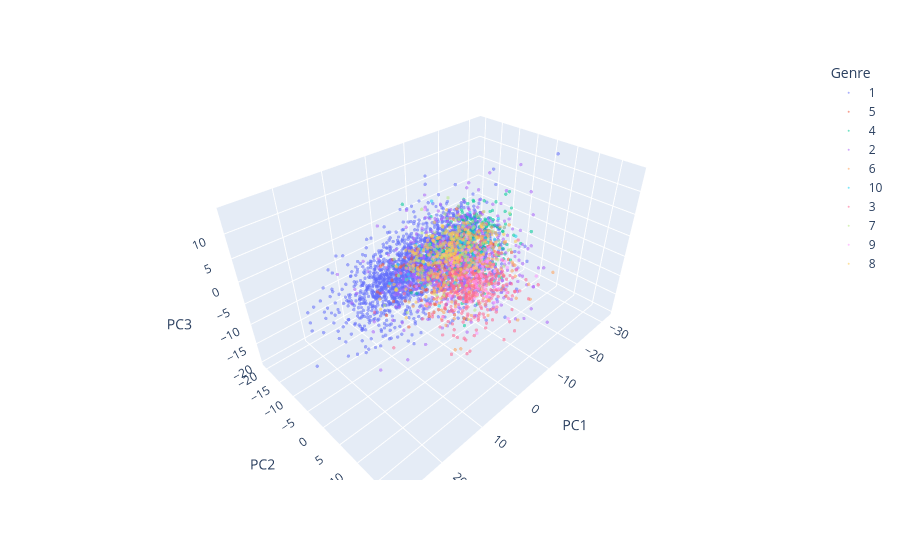

This figure's notebook cell:
### Markdown cell above
## 3D Principal Component Analysis (PCA)

To further investigate the structure of the dataset, the standardized audio features are projected onto the first three principal components. Compared to the 2D projection, the additional third component preserves more of the original variance and provides a more informative visualization of the high-dimensional feature space.

Unlike the static 2D plot, the 3D visualization can be rotated and explored interactively, making it easier to observe the spatial distribution of different music genres.

### Explained Variance

| Principal Component | Explained Variance |
|--------------------|-------------------:|
| PC1 | 26.72% |
| PC2 | 10.20% |
| PC3 | 5.41% |
| **Total** | **42.32%** |

### Interpretation

The first three principal components preserve **42.32%** of the total variance, representing a noticeable improvement over the 2D projection. However, the visualization still shows substantial overlap between most genre classes, indicating that the decision boundaries are distributed across higher dimensions rather than being clearly separable in three-dimensional space.

This observation suggests that dimensionality reduction is valuable for understanding the data structure, but the complete feature set is likely to contain additional information that is important for accurate music genre classification.

### Code cell
X_scaled = StandardScaler().fit_transform(X)

pca = PCA(n_components=3)
X_pca = pca.fit_transform(X_scaled)

pca_df = pd.DataFrame({
    "PC1": X_pca[:,0],
    "PC2": X_pca[:,1],
    "PC3": X_pca[:,2],
    "Genre": y.astype(str)
})

fig = px.scatter_3d(
    pca_df,
    x="PC1",
    y="PC2",
    z="PC3",
    color="Genre",
    opacity=0.55
)

fig.update_traces(marker=dict(size=2))
fig.show()

### Figure 1 — Plotly figure (JSON) as saved in the notebook; plotly's stock layout.template omitted (floating-point values rounded to 4 significant figures; data arrays with more than 128 entries replaced by an {"elided": "..."} marker saying what was removed)
{"data": [{"hovertemplate": "Genre=1<br>PC1=%{x}<br>PC2=%{y}<br>PC3=%{z}<extra></extra>", "legendgroup": "1", "marker": {"color": "#636efa", "opacity": 0.55, "size": 2, "symbol": "circle"}, "mode": "markers", "name": "1", "scene": "scene", "showlegend": true, "type": "scatter3d", "x": {"elided": "2178 float values"}, "y": {"elided": "2178 float values"}, "z": {"elided": "2178 float values"}}, {"hovertemplate": "Genre=5<br>PC1=%{x}<br>PC2=%{y}<br>PC3=%{z}<extra></extra>", "legendgroup": "5", "marker": {"color": "#EF553B", "opacity": 0.55, "size": 2, "symbol": "circle"}, "mode": "markers", "name": "5", "scene": "scene", "showlegend": true, "type": "scatter3d", "x": {"elided": "214 float values"}, "y": {"elided": "214 float values"}, "z": {"elided": "214 float values"}}, {"hovertemplate": "Genre=4<br>PC1=%{x}<br>PC2=%{y}<br>PC3=%{z}<extra></extra>", "legendgroup": "4", "marker": {"color": "#00cc96", "opacity": 0.55, "size": 2, "symbol": "circle"}, "mode": "markers", "name": "4", "scene": "scene", "showlegend": true, "type": "scatter3d", "x": {"elided": "253 float values"}, "y": {"elided": "253 float values"}, "z": {"elided": "253 float values"}}, {"hovertemplate": "Genre=2<br>PC1=%{x}<br>PC2=%{y}<br>PC3=%{z}<extra></extra>", "legendgroup": "2", "marker": {"color": "#ab63fa", "opacity": 0.55, "size": 2, "symbol": "circle"}, "mode": "markers", "name": "2", "scene": "scene", "showlegend": true, "type": "scatter3d", "x": {"elided": "618 float values"}, "y": {"elided": "618 float values"}, "z": {"elided": "618 float values"}}, {"hovertemplate": "Genre=6<br>PC1=%{x}<br>PC2=%{y}<br>PC3=%{z}<extra></extra>", "legendgroup": "6", "marker": {"color": "#FFA15A", "opacity": 0.55, "size": 2, "symbol": "circle"}, "mode": "markers", "name": "6", "scene": "scene", "showlegend": true, "type": "scatter3d", "x": {"elided": "260 float values"}, "y": {"elided": "260 float values"}, "z": {"elided": "260 float values"}}, {"hovertemplate": "Genre=10<br>PC1=%{x}<br>PC2=%{y}<br>PC3=%{z}<extra></extra>", "legendgroup": "10", "marker": {"color": "#19d3f3", "opacity": 0.55, "size": 2, "symbol": "circle"}, "mode": "markers", "name": "10", "scene": "scene", "showlegend": true, "type": "scatter3d", "x": [-7.548, -7.98, -9.642, -4.307, 8.307, 6.066, 0.9741, -5.324, -8.621, -18.32, 2.647, 7.343, -12.15, -7.14, -7.61, -7.697, -2.627, -3.662, -5.33, -5.02, -8.398, -18.85, -4.045, -11.08, -7.063, 5.383, 2.689, 3.965, 5.13, -8.499, 2.69, -6.034, -7.88, -5.081, -9.909, -2.86, 7.88, -9.013, 7.074, -7.782, 6.985, -2.861, -1.111, -6.814, 2.252, 2.859, 7.596, 4.613, -0.4328, -6.155, -14.0, -8.645, 7.486, -5.254, -9.927, -2.729, -13.54, -11.68, 7.323, -5.919, -13.25, -2.097, 0.03461, 1.324, 2.799, -12.31, -2.883, -4.769, -9.645, -16.15, -12.45, -4.788, -4.858, -3.879, 6.968, -12.18, -1.217, 2.437, 2.927, -3.752, 5.686, -10.68, -0.6613, -11.06, -8.731, 5.697], "y": [-2.664, -2.281, -5.437, -4.08, -1.033, 2.752, -0.8306, -2.383, -2.504, 2.778, 0.4986, -1.265, -0.1226, -2.422, -1.353, -0.5967, -1.251, -5.693, 5.778, -8.178, -4.079, -2.46, 6.156, -3.755, -0.4645, 7.479, -2.849, 5.215, -0.6602, 2.913, 0.2397, 2.307, -2.765, 8.409, 1.759, -0.495, -3.491, -1.895, 8.49, -3.573, 9.843, 0.831, 2.875, 8.03, 4.894, 0.07751, -4.011, -3.108, -8.013, 2.138, -4.801, -0.1226, -7.069, -0.577, -4.057, 2.875, 1.141, -2.223, 2.849, 1.043, 0.6498, 6.544, 0.6059, 2.431, 7.976, -1.241, 1.996, 0.03027, -3.209, 1.644, -3.63, 2.885, -2.517, 2.999, -1.924, 0.5294, -2.361, -2.612, -1.499, -5.479, 4.767, -5.084, 6.517, -3.54, 2.725, -1.463], "z": [-0.9703, -0.9123, -3.741, 1.823, 2.43e-05, 0.8497, 3.106, 0.7626, -0.7436, -0.7559, -2.005, -0.3178, 1.444, 0.7583, 0.8889, -1.249, 0.03063, 1.692, -1.184, 8.209, -1.618, 1.075, -0.1913, -3.396, 2.193, 5.241, 2.99, 7.145, 5.868, 3.187, 1.988, 3.545, -1.511, -2.316, -0.6574, 1.396, -0.5977, 3.693, 3.31, -4.012, 4.362, 6.875, 2.305, -2.323, 6.264, 2.209, 1.453, -1.087, 0.4135, -0.2105, -1.177, -1.772, -4.515, 2.191, -2.757, 1.625, -0.1339, -1.813, 0.04044, 4.881, -2.744, 2.633, 2.072, -0.3991, -2.26, -3.789, 4.472, 0.2807, -0.1317, -2.059, 1.041, 0.06976, 0.6155, -0.3242, 0.06851, -0.4049, -6.077, -0.1192, 3.771, -3.414, -4.232, 1.725, 7.404, 5.178, -6.556, 0.9236]}, {"hovertemplate": "Genre=3<br>PC1=%{x}<br>PC2=%{y}<br>PC3=%{z}<extra></extra>", "legendgroup": "3", "marker": {"color": "#FF6692", "opacity": 0.55, "size": 2, "symbol": "circle"}, "mode": "markers", "name": "3", "scene": "scene", "showlegend": true, "type": "scatter3d", "x": {"elided": "326 float values"}, "y": {"elided": "326 float values"}, "z": {"elided": "326 float values"}}, {"hovertemplate": "Genre=7<br>PC1=%{x}<br>PC2=%{y}<br>PC3=%{z}<extra></extra>", "legendgroup": "7", "marker": {"color": "#B6E880", "opacity": 0.55, "size": 2, "symbol": "circle"}, "mode": "markers", "name": "7", "scene": "scene", "showlegend": true, "type": "scatter3d", "x": {"elided": "141 float values"}, "y": {"elided": "141 float values"}, "z": {"elided": "141 float values"}}, {"hovertemplate": "Genre=9<br>PC1=%{x}<br>PC2=%{y}<br>PC3=%{z}<extra></extra>", "legendgroup": "9", "marker": {"color": "#FF97FF", "opacity": 0.55, "size": 2, "symbol": "circle"}, "mode": "markers", "name": "9", "scene": "scene", "showlegend": true, "type": "scatter3d", "x": [-1.961, 3.817, -4.762, -9.363, -2.26, -4.395, -1.101, -2.72, -6.848, -6.528, -1.147, -2.035, -12.0, -8.056, -2.859, -8.451, 2.791, -12.64, -7.742, -9.182, 0.6762, -5.917, -3.174, -4.71, -4.133, -3.991, -9.075, -5.689, -9.414, -8.489, -13.67, -0.5448, -1.67, -5.597, -2.181, -6.19, 3.363, -2.534, -2.923, -3.171, -4.152, -7.33, -2.804, -0.814, -0.1107, -2.46, 4.733, 1.615, -3.817, 8.472, -9.319, -10.73, -5.919, -2.157, -0.4506, -12.22, 8.298, -6.905, -7.359, -3.135, 4.139, -8.63, 2.945, -1.828, 0.05851, -9.402, 0.8126, 4.95, -5.607, -9.649, -8.473, -7.463, -1.246, 1.056, 2.156, -5.702, -0.1645, -11.59, -15.37, -12.95, 11.56, 2.141, -5.702, -6.631, -0.3746, 9.572, -3.999, -7.313, -13.75, 5.339, 3.4, -15.47], "y": [4.838, 5.68, 2.502, 2.236, 7.038, 12.89, 6.896, 4.617, 4.804, 0.5334, 11.82, 11.24, 0.9839, -1.43, -0.3904, 2.822, 5.208, 5.948, 6.269, 3.207, 9.37, 4.654, 6.951, 4.601, 5.847, 2.597, 0.4544, 8.014, 2.832, 2.583, -0.3481, 3.362, -1.62, -2.369, 8.462, 6.237, 4.764, 3.027, 2.034, 4.286, 0.9965, 5.121, 6.013, -1.954, 10.44, 3.998, 6.488, 1.364, 8.043, 11.42, -0.1768, -3.382, 0.4719, 0.01725, 2.055, 5.137, 4.328, 4.291, 3.196, 5.739, 9.249, 4.151, 10.73, 6.215, 2.444, 1.311, 4.85, 2.773, 3.725, 5.996, 0.2996, 3.38, 10.04, 8.157, 10.29, 3.502, 3.449, -0.4147, -1.153, 3.749, 5.451, -1.064, 6.318, -11.99, 4.604, 9.605, -3.809, 2.071, 4.71, 13.68, 4.442, 10.75], "z": [-4.57, -2.492, 2.026, -0.7323, -3.35, -8.47, -1.239, -1.789, -0.5326, -2.05, 0.1871, -4.151, -4.498, 1.334, -0.6916, -4.133, 3.23, -10.71, -2.603, -2.527, -1.958, -1.391, -1.023, 1.211, -1.54, -2.169, -5.197, -0.6387, -9.956, -2.512, -2.842, 0.8516, 3.929, -2.472, -4.28, -7.68, -4.603, -1.599, 0.3295, -0.8746, 1.49, 0.7196, 1.281, -0.7924, -0.1699, -2.042, -1.378, -0.415, -0.5135, 0.4669, -2.022, -3.521, 3.835, -1.044, -1.201, -2.987, -2.559, -5.252, -0.8924, -1.538, -1.537, 0.875, -0.6948, 4.493, 1.66, -2.331, -0.4718, 5.091, -6.455, -7.922, -5.164, -3.739, -1.986, -3.991, 2.477, -5.94, 3.191, -4.205, -3.571, -3.457, 3.726, 0.6577, -7.679, 4.289, -1.057, -1.601, -1.571, -1.917, -5.391, -5.345, -1.339, -5.345]}, {"hovertemplate": "Genre=8<br>PC1=%{x}<br>PC2=%{y}<br>PC3=%{z}<extra></extra>", "legendgroup": "8", "marker": {"color": "#FECB52", "opacity": 0.55, "size": 2, "symbol": "circle"}, "mode": "markers", "name": "8", "scene": "scene", "showlegend": true, "type": "scatter3d", "x": {"elided": "195 float values"}, "y": {"elided": "195 float values"}, "z": {"elided": "195 float values"}}], "layout": {"legend": {"title": {"text": "Genre"}, "tracegroupgap": 0}, "margin": {"t": 60}, "scene": {"domain": {"x": [0, 1], "y": [0, 1]}, "xaxis": {"title": {"text": "PC1"}}, "yaxis": {"title": {"text": "PC2"}}, "zaxis": {"title": {"text": "PC3"}}}}}
